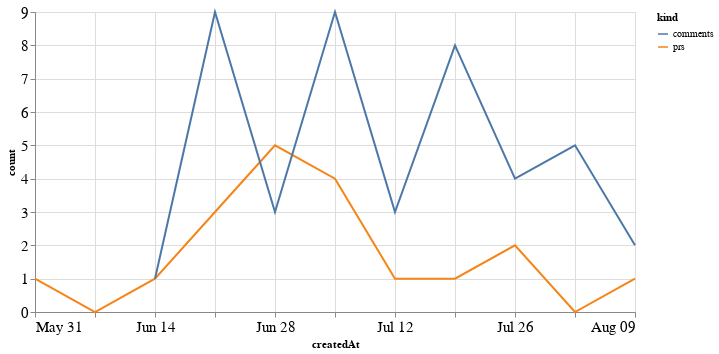

Notebook code cell kept with this figure:
### Code cell
alt.Chart(total_time, width=600).mark_line().encode(
    x='createdAt',
    y='count',
    color='kind'
)

### Figure 1 — Vega-Lite specification as saved in the notebook (floating-point values rounded to 4 significant figures)
{"config": {"axisLeft": {"labelFontSize": 15}, "axisBottom": {"labelFontSize": 15}}, "data": {"name": "data-591b0087a90ff479aacf82c0051891f4"}, "mark": "line", "encoding": {"color": {"type": "nominal", "field": "kind"}, "x": {"type": "temporal", "field": "createdAt"}, "y": {"type": "quantitative", "field": "count"}}, "width": 600, "$schema": "https://vega.github.io/schema/vega-lite/v4.8.1.json", "datasets": {"data-591b0087a90ff479aacf82c0051891f4": [{"createdAt": "2020-05-31T00:00:00", "kind": "prs", "count": 1.0}, {"createdAt": "2020-06-07T00:00:00", "kind": "prs", "count": 0.0}, {"createdAt": "2020-06-14T00:00:00", "kind": "prs", "count": 1.0}, {"createdAt": "2020-06-21T00:00:00", "kind": "prs", "count": 3.0}, {"createdAt": "2020-06-28T00:00:00", "kind": "prs", "count": 5.0}, {"createdAt": "2020-07-05T00:00:00", "kind": "prs", "count": 4.0}, {"createdAt": "2020-07-12T00:00:00", "kind": "prs", "count": 1.0}, {"createdAt": "2020-07-19T00:00:00", "kind": "prs", "count": 1.0}, {"createdAt": "2020-07-26T00:00:00", "kind": "prs", "count": 2.0}, {"createdAt": "2020-08-02T00:00:00", "kind": "prs", "count": 0.0}, {"createdAt": "2020-08-09T00:00:00", "kind": "prs", "count": 1.0}, {"createdAt": "2020-05-31T00:00:00", "kind": "comments", "count": null}, {"createdAt": "2020-06-07T00:00:00", "kind": "comments", "count": null}, {"createdAt": "2020-06-14T00:00:00", "kind": "comments", "count": 1.0}, {"createdAt": "2020-06-21T00:00:00", "kind": "comments", "count": 9.0}, {"createdAt": "2020-06-28T00:00:00", "kind": "comments", "count": 3.0}, {"createdAt": "2020-07-05T00:00:00", "kind": "comments", "count": 9.0}, {"createdAt": "2020-07-12T00:00:00", "kind": "comments", "count": 3.0}, {"createdAt": "2020-07-19T00:00:00", "kind": "comments", "count": 8.0}, {"createdAt": "2020-07-26T00:00:00", "kind": "comments", "count": 4.0}, {"createdAt": "2020-08-02T00:00:00", "kind": "comments", "count": 5.0}, {"createdAt": "2020-08-09T00:00:00", "kind": "comments", "count": 2.0}]}}
